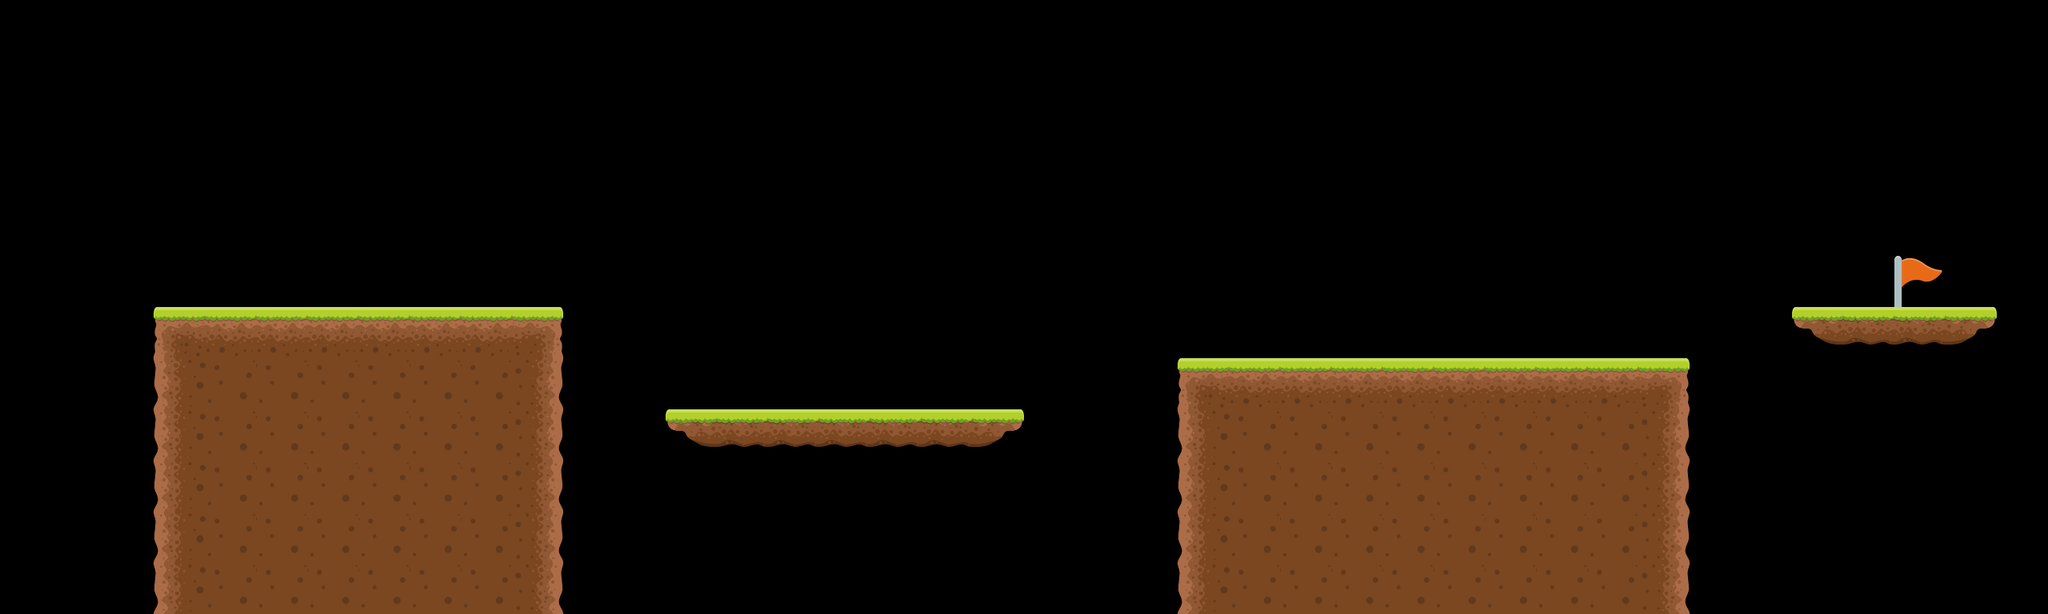

The image is a tile-based game level rendered from a .tmx file. Its description and complete source (layers, tilesets, objects, tile grids) follow:
An orthogonal 40x12 tile map with 64x64 px tiles, 1 tile layer (Tile Layer 1), 2 tilesets and 9 objects.

<map version="1.8" tiledversion="1.8.2" orientation="orthogonal" renderorder="right-down" width="40" height="12" tilewidth="64" tileheight="64" infinite="0" nextlayerid="6" nextobjectid="15">
 <editorsettings>
  <export target="level1.lua" format="lua" />
 </editorsettings>
 <tileset firstgid="1" name="platformer" tilewidth="64" tileheight="64" tilecount="9" columns="3">
  <image source="tileset.png" width="192" height="192" />
 </tileset>
 <tileset firstgid="10" name="Flag" tilewidth="64" tileheight="64" tilecount="1" columns="1">
  <image source="flag.png" width="64" height="64" />
 </tileset>
 <layer id="1" name="Tile Layer 1" width="40" height="12">
  <data encoding="csv">
0,0,0,0,0,0,0,0,0,0,0,0,0,0,0,0,0,0,0,0,0,0,0,0,0,0,0,0,0,0,0,0,0,0,0,0,0,0,0,0,
0,0,0,0,0,0,0,0,0,0,0,0,0,0,0,0,0,0,0,0,0,0,0,0,0,0,0,0,0,0,0,0,0,0,0,0,0,0,0,0,
0,0,0,0,0,0,0,0,0,0,0,0,0,0,0,0,0,0,0,0,0,0,0,0,0,0,0,0,0,0,0,0,0,0,0,0,0,0,0,0,
0,0,0,0,0,0,0,0,0,0,0,0,0,0,0,0,0,0,0,0,0,0,0,0,0,0,0,0,0,0,0,0,0,0,0,0,0,0,0,0,
0,0,0,0,0,0,0,0,0,0,0,0,0,0,0,0,0,0,0,0,0,0,0,0,0,0,0,0,0,0,0,0,0,0,0,0,0,0,0,0,
0,0,0,0,0,0,0,0,0,0,0,0,0,0,0,0,0,0,0,0,0,0,0,0,0,0,0,0,0,0,0,0,0,0,0,0,0,10,0,0,
0,0,0,1,2,2,2,2,2,2,3,0,0,0,0,0,0,0,0,0,0,0,0,0,0,0,0,0,0,0,0,0,0,0,0,7,8,8,9,0,
0,0,0,4,5,5,5,5,5,5,6,0,0,0,0,0,0,0,0,0,0,0,0,1,2,2,2,2,2,2,2,2,3,0,0,0,0,0,0,0,
0,0,0,4,5,5,5,5,5,5,6,0,0,7,8,8,8,8,8,9,0,0,0,4,5,5,5,5,5,5,5,5,6,0,0,0,0,0,0,0,
0,0,0,4,5,5,5,5,5,5,6,0,0,0,0,0,0,0,0,0,0,0,0,4,5,5,5,5,5,5,5,5,6,0,0,0,0,0,0,0,
0,0,0,4,5,5,5,5,5,5,6,0,0,0,0,0,0,0,0,0,0,0,0,4,5,5,5,5,5,5,5,5,6,0,0,0,0,0,0,0,
0,0,0,4,5,5,5,5,5,5,6,0,0,0,0,0,0,0,0,0,0,0,0,4,5,5,5,5,5,5,5,5,6,0,0,0,0,0,0,0
</data>
 </layer>
 <objectgroup id="4" name="Flag">
  <object id="13" x="2368" y="320" width="64" height="64" />
 </objectgroup>
 <objectgroup id="5" name="Start">
  <object id="14" x="384" y="256" width="64" height="64" />
 </objectgroup>
 <objectgroup id="2" name="Platforms">
  <object id="1" x="192" y="384" width="512" height="384" />
  <object id="2" x="832" y="512" width="448" height="64" />
  <object id="3" x="1472" y="448" width="640" height="320" />
  <object id="4" x="2240" y="384" width="256" />
  <object id="7" x="2240" y="384" width="256" height="64" />
 </objectgroup>
 <objectgroup id="3" name="Enemies">
  <object id="11" x="1024" y="448" width="64" height="64" />
  <object id="12" x="1664" y="384" width="64" height="64" />
 </objectgroup>
</map>
